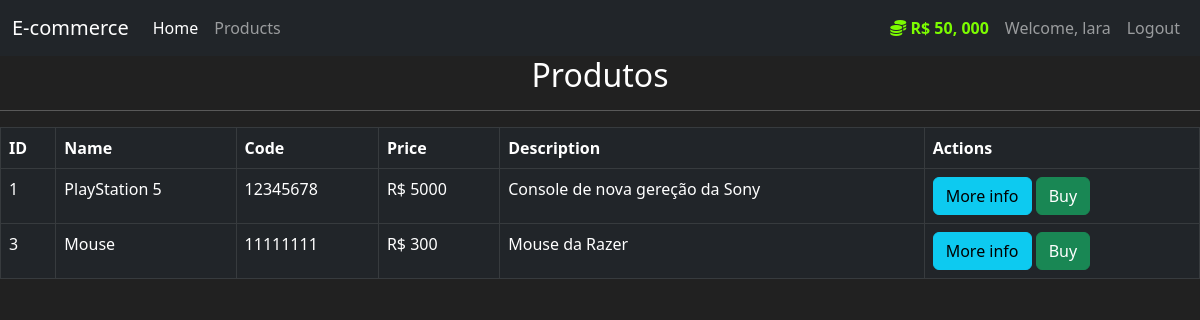
Screenshot of /produtos (signed in) with the database file from the repository.
### ecommerce/models.py (models this page shows, shortened)
class User(db.Model, UserMixin):
    id = db.Column(db.Integer, primary_key=True)
    usuario = db.Column(db.String(length=30), nullable=False, unique=True)
    email = db.Column(db.String(length=50), nullable=False, unique=True)
    senha = db.Column(db.String(length=15), nullable=False, unique=True)
    credito = db.Column(db.Integer, nullable=False, default=50000)
    itens = db.relationship('Item', backref='dono_user', lazy=True)
    @property
    def formata_valor(self):
        if len(str(self.credito)) >= 4:
            return f'R$ {str(self.credito)[:-3]}, {str(self.credito)[-3:]}'
        else:
            return f'R$ {self.credito}'
    @property
    def senhacrip(self):
        return self.senhacrip

class Item(db.Model):
    id = db.Column(db.Integer, primary_key=True)
    nome = db.Column(db.String(length=30), nullable=False, unique=True)
    cod = db.Column(db.String(length=8), nullable=False, unique=True)
    preco = db.Column(db.Integer, nullable=False)
    desc = db.Column(db.String(length=1024), nullable=False, unique=True)
    dono = db.Column(db.Integer, db.ForeignKey('user.id'))

### ecommerce/routes.py (the view)
@app.route('/produtos')
@login_required
def page_produtos():
    itens = Item.query.all()
    return render_template("produtos.html", itens=itens)

### ecommerce/models.py (called while the page is built)
@login_manager.user_loader
def load_user(user_id):
    return User.query.get(int(user_id))

### ecommerce/templates/produtos.html (shortened to what this page needs)
{% extends 'base.html' %}
{% block conteudo %}
    <h2 style="text-align: center;">Produtos</h2>
    <hr>
    <table class="table table-hover table-dark table-bordered">
        <thead>
            <tr>
                <th scope="col">ID</th>
                <th scope="col">Name</th>
                <th scope="col">Code</th>
                <th scope="col">Price</th>
                <th scope="col">Description</th>
                <th scope="col">Actions</th>
            </tr>
        </thead>
        <tbody>
            {% for item in itens %}
            <tr>
                <td>{{item.id}}</td>
                <td>{{item.nome}}</td>
                <td>{{item.cod}}</td>
                <td>R$ {{item.preco}}</td>
                <td>{{item.desc}}</td>
                <td>
                    <button class="btn btn-outline btn-info">More info</button>
                    <button class="btn btn-outline btn-success">Buy</button>
                </td>
            </tr>
            {% endfor %}
        </tbody>
    </table>
{% endblock %}

### ecommerce/templates/base.html (shortened to what this page needs)
<!DOCTYPE html>
<html lang="en">
<head>
    <link rel="stylesheet" href="https://cdn.jsdelivr.net/npm/bootstrap@5.2.3/dist/css/bootstrap.min.css">
</head>
<body>
    <nav class="navbar navbar-expand-lg navbar-dark bg-dark">
        <div class="container-fluid">
          <a class="navbar-brand" href="#">E-commerce</a>
          <div class="collapse navbar-collapse" id="navbarNavAltMarkup">
            <div class="navbar-nav me-auto">
              <a class="nav-link active" aria-current="page" href="{{url_for('page_home')}}">Home</a>
              <a class="nav-link" href="{{url_for('page_produtos')}}">Products</a>
            </div>
            {% if current_user.is_authenticated %}
            <div class="navbar-nav ms-auto">
              <a class="nav-link" style="color: lawngreen; font-weight: bold;">
                <i class="fas fa-coins"></i>
                {{ current_user.formata_valor }}
              </a>
              <a class="nav-link">Welcome, {{ current_user.usuario }}</a>
              <a class="nav-link" href="{{url_for('page_logout')}}">Logout</a>
            </div>
            {% else %}
            <div class="navbar-nav ms-auto">
              <a class="nav-link" href="{{url_for('page_login')}}">Login</a>
              <a class="nav-link" href="{{url_for('page_cadastro')}}">Register</a>
            </div>
            {% endif %}
          </div>
        </div>
      </nav>
      {% block conteudo %}
       {% endblock %}
</body>
</html>

### ecommerce/templates/base.html (style rules this page uses)
body { background-color: #212121; color: white; }

### rows the page displays
User: formata_valor "R$ 50, 000", usuario "lara"
Item: id "1", nome "PlayStation 5", cod "12345678", preco "5000", desc "Console de nova gereção da Sony"
Item: id "3", nome "Mouse", cod "11111111", preco "300", desc "Mouse da Razer"
